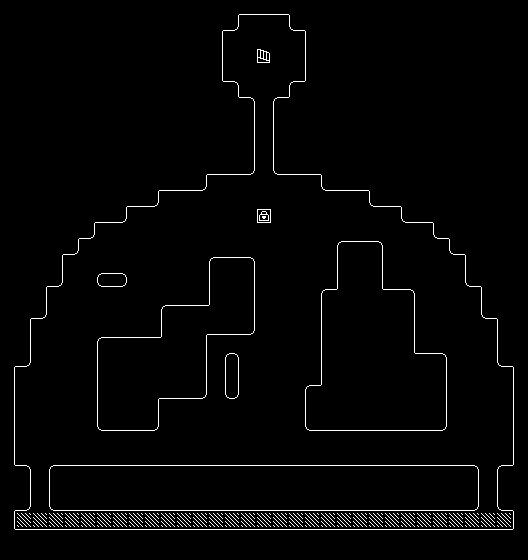

A level layout from a 2D game, rendered from its tile map. Below: a short description, then the map file with tile-grid data replaced by summaries:
An orthogonal 33x35 tile map with 16x16 px tiles, 1 tile layer (Tile Layer 1) and 1161 objects (772x wall, 346x ground, 31x bonus, 4x spreader, 3x smudge, ...).

<map version="1.8" tiledversion="1.8.4" orientation="orthogonal" renderorder="right-down" width="33" height="35" tilewidth="16" tileheight="16" infinite="0" nextlayerid="4" nextobjectid="1192">
 <properties>
  <property name="bonusMessage" value="Speed increased!" />
  <property name="nextLevel" value="level5.tmx" />
  <property name="paintGoalPercent" type="float" value="0.75" />
  <property name="speedMod" type="float" value="0.02" />
 </properties>
 <tileset firstgid="1" source="default_tileset.tsx" />
 <layer id="1" name="Tile Layer 1" width="33" height="35">
  <data>[1155 cells, 1155 non-empty, 21 distinct tile ids]</data>
 </layer>
 <objectgroup id="2" name="objects">
  <object id="1" name="player" x="256" y="48">
   <point />
  </object>
  <object id="2" name="smudge" x="256" y="512">
   <point />
  </object>
  <object id="4" name="spreader" x="48" y="400">
   <point />
  </object>
  <object id="5" name="spreader" x="240" y="432">
   <point />
  </object>
  <object id="6" name="spreader" x="288" y="304">
   <point />
  </object>
  <object id="7" name="spreader" x="432" y="304">
   <point />
  </object>
  <object id="8" name="smudge" x="160" y="240">
   <point />
  </object>
  <object id="9" name="smudge" x="480" y="416">
   <point />
  </object>
  <object id="10" name="scrubber" x="16" y="448">
   <properties>
    <property name="path">1,28
31,28</property>
   </properties>
   <point />
  </object>
  <object id="11" name="scrubber" x="208" y="336">
   <properties>
    <property name="path">13,21
13,25
10,25
10,27
5,27
5,20
9,20
9,18
12,18
12,15
16,15
16,21</property>
   </properties>
   <point />
  </object>
 </objectgroup>
 <objectgroup id="3" name="collisionmap">
  <object id="12" type="wall" x="64" y="0" width="16" height="16" />
  <object id="13" type="wall" x="48" y="0" width="16" height="16" />
  <object id="14" type="wall" x="32" y="0" width="16" height="16" />
  <object id="15" type="wall" x="16" y="0" width="16" height="16" />
  <object id="16" type="wall" x="0" y="0" width="16" height="16" />
  <object id="17" type="wall" x="48" y="16" width="16" height="16" />
  <object id="18" type="wall" x="32" y="16" width="16" height="16" />
  <object id="19" type="wall" x="16" y="16" width="16" height="16" />
  <object id="20" type="wall" x="0" y="16" width="16" height="16" />
  <object id="21" type="wall" x="48" y="32" width="16" height="16" />
  <object id="22" type="wall" x="32" y="32" width="16" height="16" />
  <object id="23" type="wall" x="16" y="32" width="16" height="16" />
  <object id="24" type="wall" x="0" y="32" width="16" height="16" />
  <object id="25" type="wall" x="48" y="48" width="16" height="16" />
  <object id="26" type="wall" x="32" y="48" width="16" height="16" />
  <object id="27" type="wall" x="16" y="48" width="16" height="16" />
  <object id="28" type="wall" x="0" y="48" width="16" height="16" />
  <object id="29" type="wall" x="48" y="64" width="16" height="16" />
  <object id="30" type="wall" x="32" y="64" width="16" height="16" />
  <object id="31" type="wall" x="16" y="64" width="16" height="16" />
  <object id="32" type="wall" x="0" y="64" width="16" height="16" />
  <object id="33" type="wall" x="64" y="16" width="16" height="16" />
  <object id="34" type="wall" x="64" y="32" width="16" height="16" />
  <object id="35" type="wall" x="64" y="48" width="16" height="16" />
  <object id="36" type="wall" x="64" y="64" width="16" height="16" />
  <object id="37" type="wall" x="144" y="0" width="16" height="16" />
  <object id="38" type="wall" x="128" y="0" width="16" height="16" />
  <object id="39" type="wall" x="112" y="0" width="16" height="16" />
  <object id="40" type="wall" x="96" y="0" width="16" height="16" />
  <object id="41" type="wall" x="80" y="0" width="16" height="16" />
  <object id="42" type="wall" x="128" y="16" width="16" height="16" />
  <object id="43" type="wall" x="112" y="16" width="16" height="16" />
  <object id="44" type="wall" x="96" y="16" width="16" height="16" />
  <object id="45" type="wall" x="80" y="16" width="16" height="16" />
  <object id="46" type="wall" x="128" y="32" width="16" height="16" />
  <object id="47" type="wall" x="112" y="32" width="16" height="16" />
  <object id="48" type="wall" x="96" y="32" width="16" height="16" />
  <object id="49" type="wall" x="80" y="32" width="16" height="16" />
  <object id="50" type="wall" x="128" y="48" width="16" height="16" />
  <object id="51" type="wall" x="112" y="48" width="16" height="16" />
  <object id="52" type="wall" x="96" y="48" width="16" height="16" />
  <object id="53" type="wall" x="80" y="48" width="16" height="16" />
  <object id="54" type="wall" x="128" y="64" width="16" height="16" />
  <object id="55" type="wall" x="112" y="64" width="16" height="16" />
  <object id="56" type="wall" x="96" y="64" width="16" height="16" />
  <object id="57" type="wall" x="80" y="64" width="16" height="16" />
  <object id="58" type="wall" x="144" y="16" width="16" height="16" />
  <object id="59" type="wall" x="144" y="32" width="16" height="16" />
  <object id="60" type="wall" x="144" y="48" width="16" height="16" />
  <object id="61" type="wall" x="144" y="64" width="16" height="16" />
  <object id="62" type="wall" x="64" y="80" width="16" height="16" />
  <object id="63" type="wall" x="48" y="80" width="16" height="16" />
  <object id="64" type="wall" x="32" y="80" width="16" height="16" />
  <object id="65" type="wall" x="16" y="80" width="16" height="16" />
  <object id="66" type="wall" x="0" y="80" width="16" height="16" />
  <object id="67" type="wall" x="48" y="96" width="16" height="16" />
  <object id="68" type="wall" x="32" y="96" width="16" height="16" />
  <object id="69" type="wall" x="16" y="96" width="16" height="16" />
  <object id="70" type="wall" x="0" y="96" width="16" height="16" />
  <object id="71" type="wall" x="48" y="112" width="16" height="16" />
  <object id="72" type="wall" x="32" y="112" width="16" height="16" />
  <object id="73" type="wall" x="16" y="112" width="16" height="16" />
  <object id="74" type="wall" x="0" y="112" width="16" height="16" />
  <object id="75" type="wall" x="48" y="128" width="16" height="16" />
  <object id="76" type="wall" x="32" y="128" width="16" height="16" />
  <object id="77" type="wall" x="16" y="128" width="16" height="16" />
  <object id="78" type="wall" x="0" y="128" width="16" height="16" />
  <object id="79" type="wall" x="48" y="144" width="16" height="16" />
  <object id="80" type="wall" x="32" y="144" width="16" height="16" />
  <object id="81" type="wall" x="16" y="144" width="16" height="16" />
  <object id="82" type="wall" x="0" y="144" width="16" height="16" />
  <object id="83" type="wall" x="64" y="96" width="16" height="16" />
  <object id="84" type="wall" x="64" y="112" width="16" height="16" />
  <object id="85" type="wall" x="64" y="128" width="16" height="16" />
  <object id="86" type="wall" x="64" y="144" width="16" height="16" />
  <object id="87" type="wall" x="144" y="80" width="16" height="16" />
  <object id="88" type="wall" x="128" y="80" width="16" height="16" />
  <object id="89" type="wall" x="112" y="80" width="16" height="16" />
  <object id="90" type="wall" x="96" y="80" width="16" height="16" />
  <object id="91" type="wall" x="80" y="80" width="16" height="16" />
  <object id="92" type="wall" x="128" y="96" width="16" height="16" />
  <object id="93" type="wall" x="112" y="96" width="16" height="16" />
  <object id="94" type="wall" x="96" y="96" width="16" height="16" />
  <object id="95" type="wall" x="80" y="96" width="16" height="16" />
  <object id="96" type="wall" x="128" y="112" width="16" height="16" />
  <object id="97" type="wall" x="112" y="112" width="16" height="16" />
  <object id="98" type="wall" x="96" y="112" width="16" height="16" />
  <object id="99" type="wall" x="80" y="112" width="16" height="16" />
  </objectgroup>
</map>
<!-- 1063 of 1161 objects omitted -->